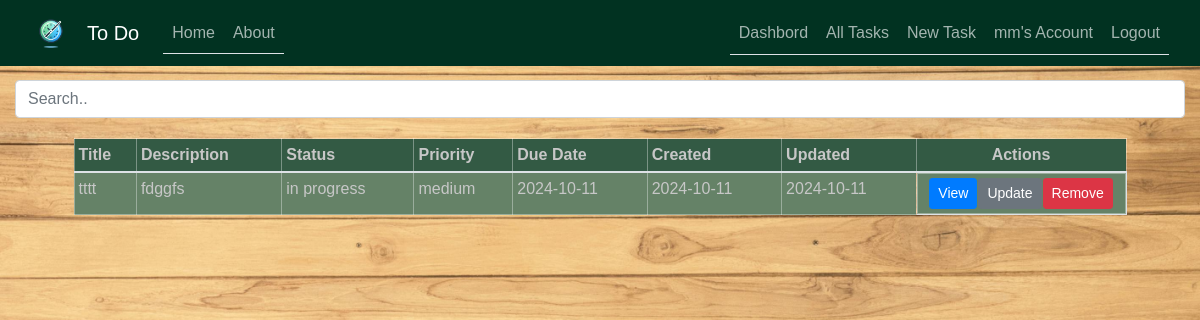
The page /tasks (signed in) on the database as committed earlier.
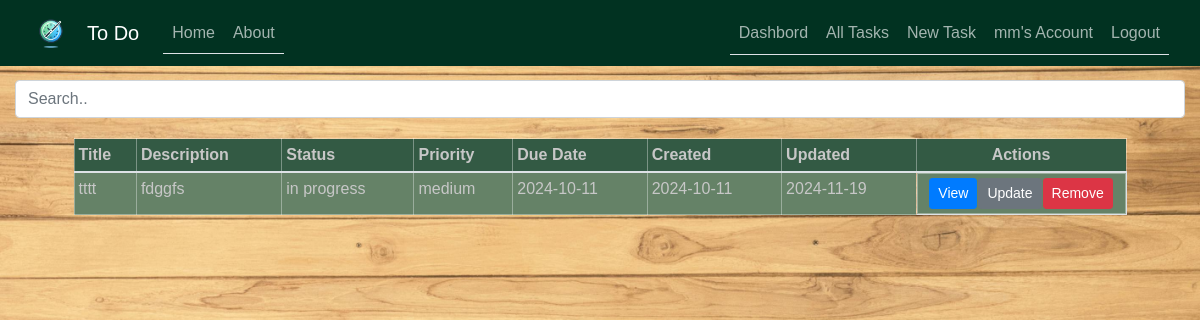
The same page on the database as committed later.
### To_Do/models.py (models this page shows, shortened)
class Task(db.Model):
    id = db.Column(db.Integer, primary_key=True)
    user_id = db.Column(db.Integer, db.ForeignKey("user.id"), nullable=False)
    title = db.Column(db.String(255), nullable=False)
    description = db.Column(db.Text)
    status = db.Column(
        db.Enum("in progress", "completed", "pending"), default="in progress"
    )
    priority = db.Column(db.Enum("low", "medium", "high"), default="medium")
    due_date = db.Column(db.DateTime, default=datetime.utcnow)
    created_at = db.Column(db.DateTime, default=datetime.utcnow)
    updated_at = db.Column(
        db.DateTime, default=datetime.utcnow, onupdate=datetime.utcnow
    )
    notes = db.relationship(
        "Note", backref="task", lazy=True, cascade="all, delete-orphan"
    )
    task_collaborators = db.relationship(
        "TaskCollaborator", backref="task", lazy=True, cascade="all, delete-orphan"
    )

### To_Do/tasks/routes.py (the view)
@tasks.route("/tasks")
@login_required
def all_tasks():
    tasks = current_user.tasks
    return render_template("all_tasks.html", tasks=tasks)

### To_Do/models.py (called while the page is built)
@login_manager.user_loader
def load_user(user_id):
    return User.query.get(int(user_id))

### To_Do/templates/all_tasks.html (shortened to what this page needs)
{% extends "base.html" %}
{% import 'macros.html' as macros %}
{% block content %}
    <input class="form-control" id="myInput" type="text" placeholder="Search..">
    <table class="table table-bordered">
        <thead class="bg-steel">
            <tr>
                <th>Title</th>
                <th>Description</th>
                <th>Status</th>
                <th>Priority</th>
                <th>Due Date</th>
                <th>Created</th>
                <th>Updated</th>
                <th class="text-center actions-column">Actions</th>
            </tr>
        </thead>
        <tbody id="myTable">
            {% for task in tasks %}
                <tr>
                    <td class="article-title">{{ task.title }}</td>
                    <td class="article-content">{{ task.description }}</td>
                    <td>{{ task.status }}</td>
                    <td>{{ task.priority }}</td>
                    <td>{{ task.due_date.strftime('%Y-%m-%d') }}</td>
                    <td>{{ task.created_at.strftime('%Y-%m-%d') }}</td>
                    <td>{{ task.updated_at.strftime('%Y-%m-%d') }}</td>
                    <td class="table-actions d-flex justify-content-center">
                        <a href="{{ url_for('tasks.task', task_id=task.id) }}" class="btn btn-primary btn-sm">View</a>
                        <a href="{{ url_for('tasks.update_task', task_id=task.id) }}" class="btn btn-secondary btn-sm">Update</a>
                        <button type="button" class="btn btn-danger btn-sm" data-toggle="modal" data-target="#deleteModal{{ task.id }}">
                            Remove
                        </button>
                    </td>
                </tr>
            {% endfor %}
        </tbody>
    </table>
{% endblock %}

Rows that differ between the two databases and show on the page:
changed Task "tttt": updated_at "2024-10-11" → "2024-11-19"
